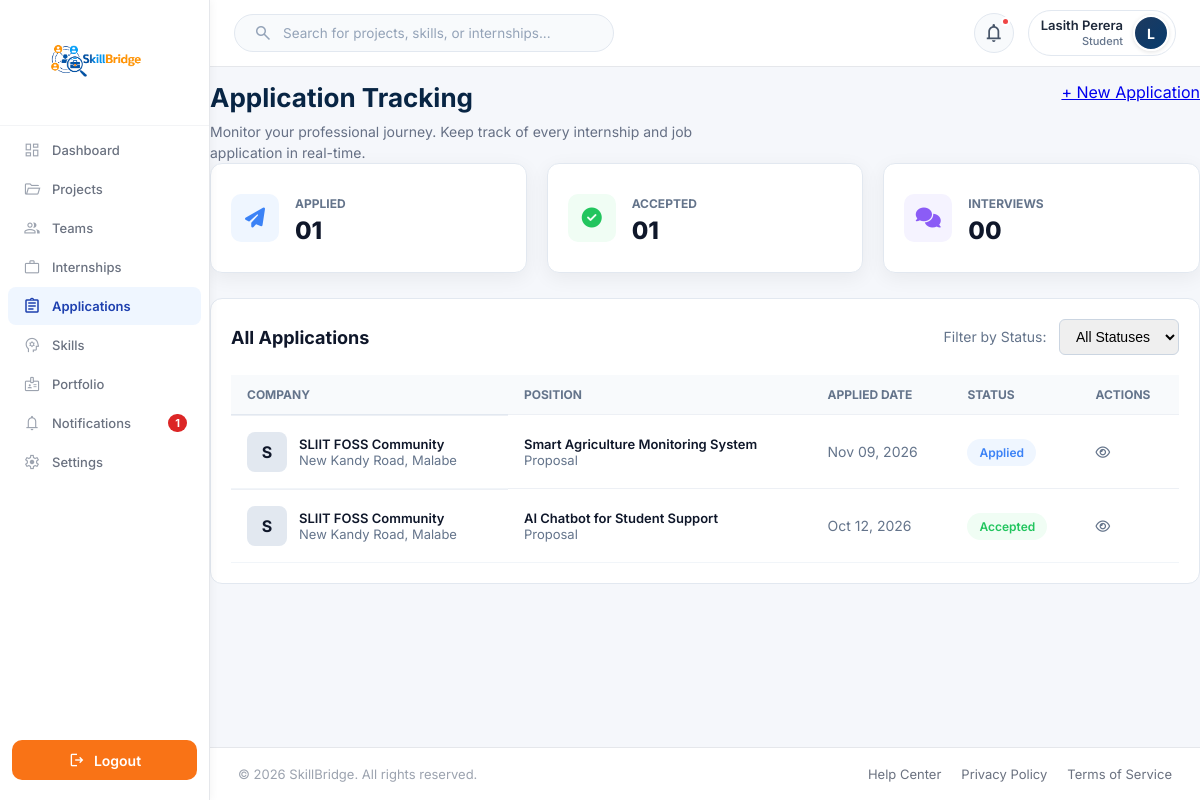
/Functions/Student/applications.php (signed in), run on the app's committed database.
### tables this page shows
CREATE TABLE `user` (
  `Email` varchar(100) NOT NULL,
  `password` varchar(100) NOT NULL,
  `role` varchar(100) NOT NULL,
  `status` varchar(20) NOT NULL DEFAULT 'De-Active',
  `verification_code` varchar(20) NOT NULL,
  `created_at` timestamp NULL DEFAULT current_timestamp()
);

CREATE TABLE `project_proposals` (
  `proposal_id` int(11) NOT NULL,
  `project_id` int(11) NOT NULL,
  `student_email` varchar(100) NOT NULL,
  `proposal_title` varchar(255) NOT NULL,
  `target_role` varchar(100) NOT NULL,
  `introduction` text NOT NULL,
  `solution_approach` text NOT NULL,
  `portfolio_attachment` varchar(255) DEFAULT NULL,
  `status` enum('pending','accepted','rejected','withdrawn') NOT NULL DEFAULT 'pending',
  `feedback_message` text DEFAULT NULL,
  `submitted_at` timestamp NOT NULL DEFAULT current_timestamp(),
  `reviewed_at` datetime DEFAULT NULL
);

CREATE TABLE `organization` (
  `Email` varchar(100) NOT NULL,
  `Name` varchar(100) NOT NULL,
  `orgtype` varchar(100) NOT NULL,
  `contactPersonName` varchar(100) NOT NULL,
  `contactNumber` varchar(17) NOT NULL,
  `website` varchar(200) NOT NULL,
  `location` varchar(100) NOT NULL,
  `about` text DEFAULT NULL,
  `linkedin` varchar(200) DEFAULT NULL,
  `twitter` varchar(200) DEFAULT NULL,
  `facebook` varchar(200) DEFAULT NULL,
  `logo` varchar(255) DEFAULT NULL
);

CREATE TABLE `projects` (
  `id` int(11) NOT NULL,
  `organization_email` varchar(100) NOT NULL,
  `category_id` int(11) DEFAULT NULL,
  `title` varchar(255) NOT NULL,
  `icon` varchar(50) DEFAULT '?',
  `description` text DEFAULT NULL,
  `learning_objectives` text DEFAULT NULL,
  `expected_outcomes` text DEFAULT NULL,
  `difficulty` varchar(30) DEFAULT 'Intermediate',
  `duration_weeks` int(11) DEFAULT NULL,
  `members` int(11) DEFAULT 1,
  `preferred_year` varchar(20) DEFAULT 'Any Year',
  `deadline` date DEFAULT NULL,
  `visibility` varchar(20) DEFAULT 'Public',
  `status` varchar(30) DEFAULT 'reviewing',
  `posted_at` timestamp NOT NULL DEFAULT current_timestamp()
);

### Functions/Student/applications.php (the view, shortened to what the rows shown need)
<?php
require_once __DIR__ . '/project_bootstrap.php';
$extra_css = '
<link rel="stylesheet" href="../../Assets/CSS/Student/dashboard.css">
<link rel="stylesheet" href="../../Assets/CSS/Student/applications.css?v=' . time() . '">
';
include "../../Includes/student_sidebar.php";
include "../../Includes/dash_header.php";
$filterStatus = isset($_GET['status']) ? strtolower(trim($_GET['status'])) : 'all';
$stats = [
    'applied' => 0,
    'accepted' => 0,
    'interviews' => 0,
    'rejected' => 0
];
$applications = [];
try {
    $isProjectProposals = $projectRepo->supportsDetailedProposal();
    $sql = "";
    if ($isProjectProposals) {
        $sql = "SELECT pp.proposal_id AS id, pp.project_id, p.title AS position, org.Name AS company,
                       org.Location AS location, pp.submitted_at AS applied_date, pp.status,
                       'Proposal' AS type
                FROM project_proposals pp
                JOIN projects p ON pp.project_id = p.id
                LEFT JOIN organization org ON p.organization_email = org.Email
                WHERE LOWER(TRIM(pp.student_email)) = LOWER(TRIM(?))";
    }
    $stmt = $conn->prepare($sql . " ORDER BY applied_date DESC");
    if ($stmt) {
        $stmt->bind_param("s", $projectEmail);
        $stmt->execute();
        $result = $stmt->get_result();
        while ($row = $result->fetch_assoc()) {
            $status = strtolower($row['status']);
            if ($status === 'pending' || $status === 'applied') {
                $stats['applied']++;
            } elseif ($status === 'accepted' || $status === 'approved') {
                $stats['accepted']++;
            } elseif ($status === 'interview') {
                $stats['interviews']++;
            } elseif ($status === 'rejected') {
                $stats['rejected']++;
            }
            if ($filterStatus === 'all' ||
                ($filterStatus === 'applied' && in_array($status, ['pending', 'applied'])) ||
                $filterStatus === $status) {
                $applications[] = $row;
            }
        }
    }
} catch (Throwable $e) {
    error_log("Failed to load applications: " . $e->getMessage());
}
?>
<main class="content">
    <section class="applications-header">
        <div>
            <h1>Application Tracking</h1>
        </div>
    </section>
    <div class="stats-container" style="display: grid; grid-template-columns: repeat(3, 1fr); gap: 20px; margin-bottom: 25px;">
        <div class="stat-card" style="background: #fff; padding: 20px; border-radius: 12px; border: 1px solid #e2e8f0; display: flex; align-items: center; gap: 16px;">
            <div>
                <h2 style="margin: 4px 0 0; font-size: 24px; color: #0f172a; font-weight: 800;"><?= str_pad((string)$stats['applied'], 2, '0', STR_PAD_LEFT) ?></h2>
            </div>
        </div>
        <div class="stat-card" style="background: #fff; padding: 20px; border-radius: 12px; border: 1px solid #e2e8f0; display: flex; align-items: center; gap: 16px;">
            <div>
                <h2 style="margin: 4px 0 0; font-size: 24px; color: #0f172a; font-weight: 800;"><?= str_pad((string)$stats['accepted'], 2, '0', STR_PAD_LEFT) ?></h2>
            </div>
        </div>
        <div class="stat-card" style="background: #fff; padding: 20px; border-radius: 12px; border: 1px solid #e2e8f0; display: flex; align-items: center; gap: 16px;">
            <div>
                <h2 style="margin: 4px 0 0; font-size: 24px; color: #0f172a; font-weight: 800;"><?= str_pad((string)$stats['interviews'], 2, '0', STR_PAD_LEFT) ?></h2>
            </div>
        </div>
    </div>
    <section class="applications-list-container" style="background: #fff; border-radius: 12px; border: 1px solid #e2e8f0; padding: 20px;">
        <table style="width: 100%; border-collapse: collapse; text-align: left;">
            <thead>
                <tr style="border-bottom: 1px solid #e2e8f0;">
                    <th style="padding: 12px 16px; font-size: 12px; text-transform: uppercase; color: #64748b;">Company</th>
                    <th style="padding: 12px 16px; font-size: 12px; text-transform: uppercase; color: #64748b;">Position</th>
                    <th style="padding: 12px 16px; font-size: 12px; text-transform: uppercase; color: #64748b;">Applied Date</th>
                    <th style="padding: 12px 16px; font-size: 12px; text-transform: uppercase; color: #64748b;">Status</th>
                    <th style="padding: 12px 16px; font-size: 12px; text-transform: uppercase; color: #64748b;">Actions</th>
                </tr>
            </thead>
            <tbody>
                <?php if (empty($applications)): ?>
                    <tr>
                        <td colspan="5" style="padding: 30px; text-align: center; color: #64748b;">No applications found.</td>
                    </tr>
                <?php else: ?>
                    <?php foreach ($applications as $app):
                        $statusClass = '';
                        $statusLabel = ucfirst($app['status']);
                        if (in_array(strtolower($app['status']), ['pending', 'applied'])) {
                            $statusClass = 'background: #eff6ff; color: #3b82f6;';
                            $statusLabel = 'Applied';
                        } elseif (strtolower($app['status']) === 'accepted') {
                            $statusClass = 'background: #f0fdf4; color: #22c55e;';
                        } elseif (strtolower($app['status']) === 'rejected') {
                            $statusClass = 'background: #fef2f2; color: #ef4444;';
                        } elseif (strtolower($app['status']) === 'interview') {
                            $statusClass = 'background: #f5f3ff; color: #8b5cf6;';
                        } else {
                            $statusClass = 'background: #f1f5f9; color: #64748b;';
                        }
                        $companyInitial = strtoupper(substr($app['company'] ?? 'C', 0, 1));
                    ?>
                        <tr style="border-bottom: 1px solid #f1f5f9; transition: background 0.2s;" onmouseover="this.style.background='#f8fafc'" onmouseout="this.style.background='transparent'">
                            <td style="padding: 16px; display: flex; align-items: center; gap: 12px;">
                                <div style="width: 40px; height: 40px; background: #e2e8f0; color: #0f172a; border-radius: 8px; display: flex; align-items: center; justify-content: center; font-weight: 700; font-size: 16px;">
                                    <?= projectEsc($companyInitial) ?>
                                </div>
                                <div>
                                    <div style="font-weight: 600; color: #0f172a;"><?= projectEsc($app['company']) ?></div>
                                    <div style="font-size: 13px; color: #64748b;"><?= projectEsc($app['location'] ?? 'Remote') ?></div>
                                </div>
                            </td>
                            <td style="padding: 16px;">
                                <div style="font-weight: 600; color: #0f172a;"><?= projectEsc($app['position']) ?></div>
                                <div style="font-size: 13px; color: #64748b;"><?= projectEsc($app['type']) ?></div>
                            </td>
                            <td style="padding: 16px; color: #64748b; font-size: 14px;">
                                <?= date('M d, Y', strtotime($app['applied_date'])) ?>
                            </td>
                            <td style="padding: 16px;">
                                <span style="<?= $statusClass ?> padding: 6px 12px; border-radius: 20px; font-size: 12px; font-weight: 600;">
                                    <?= projectEsc($statusLabel) ?>
                                </span>
                            </td>
                            <td style="padding: 16px;">
                                <a href="view_project.php?id=<?= $app['project_id'] ?>" style="color: #64748b; transition: color 0.2s;" title="View Project">
                                    <i class="fa-regular fa-eye"></i>
                                </a>
                            </td>
                        </tr>
                    <?php endforeach; ?>
                <?php endif; ?>
            </tbody>
        </table>
    </section>
</main>
<?php include "../../Includes/dash_footer.php"; ?>

### Includes/dash_header.php (shortened to what the rows shown need)
<?php
require_once __DIR__ . '/../Session/Session.php';
require_once __DIR__ . '/../Config/db.php';
$user = function_exists('current_user') ? current_user() : null;
$name = "User";
$role = "Student";
if($user && isset($conn)){
    $name = $user['username'] ?? $user['Name'] ?? "User";
    $email = $user['Email'] ?? $user['email'] ?? null;
    if(!empty($user['role'])){
        $role = ucfirst($user['role']);
    }
    if($email){
        $sql = "
            SELECT
                u.Email,
                u.role,
                COALESCE(s.Name, a.Name,c.Name, o.Name) AS db_name,
                COALESCE(s.profile_image, a.profile_image, c.profile_img) AS profile_image
            FROM user u
            LEFT JOIN student s ON u.Email = s.Email
            LEFT JOIN admin a ON u.Email = a.Email
            LEFT JOIN company c ON u.Email = c.Email
            LEFT JOIN organization o ON u.Email = o.Email
            WHERE u.Email = ?
            LIMIT 1
        ";
        $stmt = $conn->prepare($sql);
        if($stmt){
            $stmt->bind_param("s", $email);
            $stmt->execute();
            $result = $stmt->get_result();
            if($data = $result->fetch_assoc()){
                if(!empty($data['db_name'])){
                    $name = $data['db_name'];
                }
                if(!empty($data['role'])){
                    $role = ucfirst($data['role']);
                }
            }
        }
    }
}
$base_url = $GLOBALS['BASE_URL'] ?? '/Skill_Bridge_Group_Project';
$currentRoleFolder = ucfirst($role ?: "Student");
$profile_dir = is_dir(__DIR__ . '/../Functions/' . $currentRoleFolder)
    ? 'Functions/' . $currentRoleFolder
    : 'Functions/Dashboards/' . ($role ?: 'Student');
$profile_file = __DIR__ . '/../' . $profile_dir . '/profile.php';
$profile_url = file_exists($profile_file)
    ? $base_url . "/" . $profile_dir . "/profile.php"
    : "";
?>
<link rel="stylesheet" href="<?php echo $base_url; ?>/Assets/CSS/header.css?v=<?php echo time(); ?>">
<header class="top-header">
    <div class="header-right">
        <div class="profile" <?php if (!empty($profile_url)): ?>onclick="window.location.href='<?php echo htmlspecialchars($profile_url); ?>'" title="Edit Profile & Settings"<?php endif; ?>>
            <div class="profile-info">
                <h4><?php echo htmlspecialchars($name); ?></h4>
                <small><?php echo htmlspecialchars($role); ?></small>
            </div>
        </div>
    </div>
</header>

### data on the page
user: role "Student"
project_proposals: organization.Name "S", organization.Name "SLIIT FOSS Community", organization.location "New Kandy Road, Malabe", project.title "Smart Agriculture Monitoring System", type "Proposal", submitted_at "Nov 09, 2026", status "Applied"
project_proposals: organization.Name "S", organization.Name "SLIIT FOSS Community", organization.location "New Kandy Road, Malabe", project.title "AI Chatbot for Student Support", type "Proposal", submitted_at "Oct 12, 2026", status "Accepted"

### other printed values
$studentUnreadNotifications "1"
$name "Lasith Perera"
$initial "L"
str_pad((string)$stats['applied'], 2, '0', STR_PAD_LEFT) "01"
str_pad((string)$stats['accepted'], 2, '0', STR_PAD_LEFT) "01"
str_pad((string)$stats['interviews'], 2, '0', STR_PAD_LEFT) "00"
